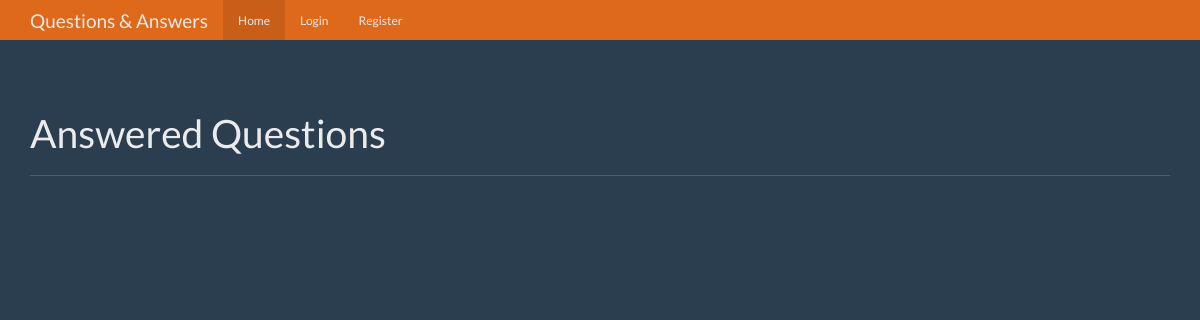
Before: / with the older database file.
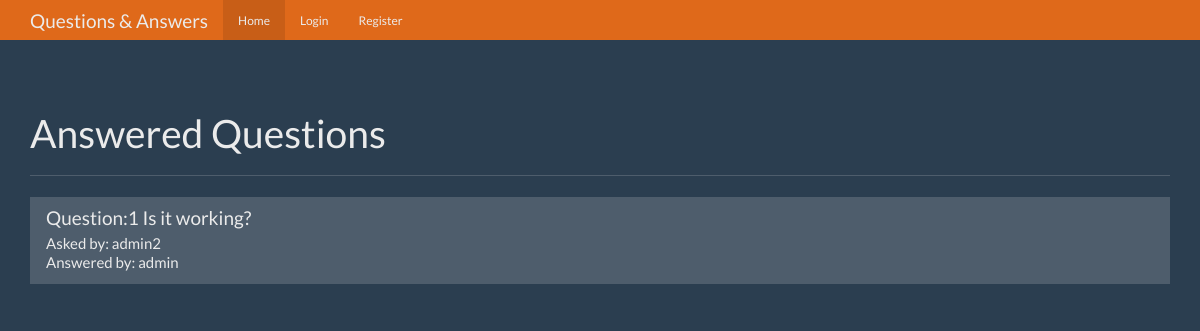
After: the same page with the newer database file.
### tables this page shows
CREATE TABLE questions (
    id integer primary key autoincrement,
    question_text text not null,
    answer_text text,
    asked_by_id integer not null,
    expert_id integer not null
);

CREATE TABLE user (
    id integer primary key autoincrement,
    name text not null,
    password text not null,
    expert boolean not null,
    admin boolean not null
);

### app.py (the view)
@app.route('/')
def index():
    user=get_current_user()
    db=get_db()
    question_cur=db.execute('''select questions.id as question_id,
                                    questions.question_text, askers.name as asker_name,
                                            experts.name as expert_name
                                from questions
                                join user as askers
                                on askers.id=questions.asked_by_id
                                join user as experts
                                on experts.id=questions.expert_id
                                where questions.answer_text is not null''')
    question_results=question_cur.fetchall()
    return render_template('home.html', user=user, questions=question_results)

### app.py (called while the page is built)
def get_current_user():
    user_result=None
    if 'user' in session:
        user=session['user']
        db=get_db()
        user_curr=db.execute('select id, name, password, expert, admin from user where name=?', [user])
        user_result = user_curr.fetchone()
    return user_result

### database.py (called while the page is built)
def connect_db():
    sql=sqlite3.connect('F:\\IIIT Bhubaneswar\\ML\\QnA_App\\questions.db')
    sql.row_factory=sqlite3.Row  # converting tuples to dictionaries
    return sql

def get_db():
    if not hasattr(g,'sqlite3_db'):
        g.sqlite3_db=connect_db()
    return g.sqlite3_db

### templates/home.html (shortened to what this page needs)
{% extends "base.html" %}
{% from "show_links.html" import show_links %}
{% block nav %}
  {{ show_links(user) }}
{% endblock %}
{% block body %}
      <div class="page-header">
        <h1>Answered Questions</h1>
      </div>
      <div class="row">
        <div class="col-lg-12">
          <div class="list-group">
            {% for question in questions %}
            <a href="{{ url_for('question', question_id=question['question_id']) }}" class="list-group-item">
              <h4 class="list-group-item-heading">{{ question['question_text'] }}</h4>
              <p class="list-group-item-text">Asked by: {{ question['asker_name'] }}</p>
              <p class="list-group-item-text">Answered by: {{ question['expert_name'] }}</p>
            </a>
            {% endfor %}
          </div>
        </div>
      </div>
{% endblock %}

Changed rows visible on the page:
added questions: question_text "Question:1 Is it working?", asker_name "admin2", expert_name "admin"
